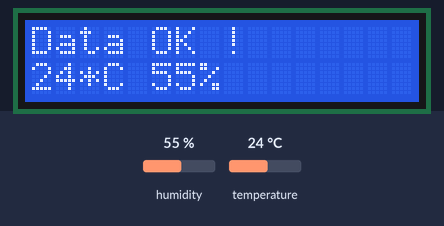
The sketch below on a simulated Arduino Mega 2560, built with avr-gcc and run on an emulated ATmega2560. Shown: 16×2 character LCD. The test bench sets the inputs (shaded band); at power-on: humidity 55 %, temperature 24 °C.

Above: at 2.6 s.
2.7 s: humidity set to 22 %
At 5.0 s:
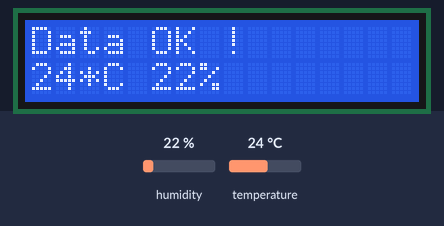
5.7 s: temperature set to 12 °C
At 7.5 s:
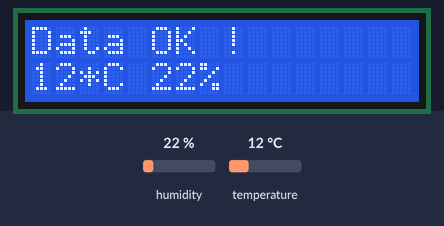
8.7 s: humidity set to 40 %
At 11.3 s:
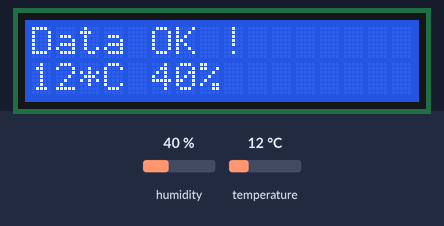
11.7 s: temperature set to 19 °C
At 12.6 s:
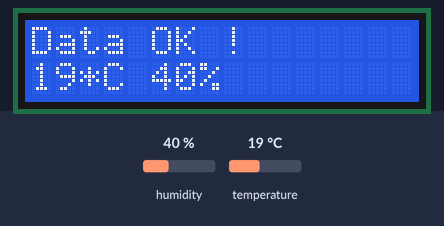
Timing chart, 0 to 14.7 s (numbered marks = the images above; inputs shaded):
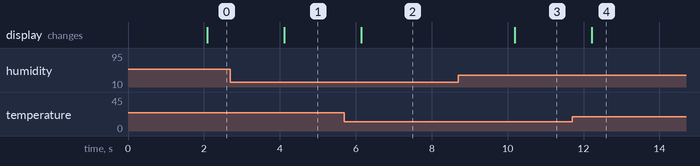

The sketch:

sketch_jun23a-ShieldMega-DHT11test.ino
```cpp
// include the library code:
#include <LiquidCrystal.h>
#include <SimpleDHT.h>
int pinDHT11 = 22;
SimpleDHT11 dht11;
// initialize the library with the numbers of the interface pins
LiquidCrystal lcd(8, 9, 4, 5, 6, 7);

byte h; //humidity
byte t; //temperature
bool ok = false;

void lcd_clr() {
//clear screen function
lcd.clear();
lcd.setCursor(0,0);
lcd.print("CLEAR SCREEN");
delay(1000);
//lcd_menu();
}

void show_humtemp(byte command, byte h, byte t) {

//lcd.clear();
delay (2000);

lcd.setCursor(0,0);
ok=dht11.read(pinDHT11, &t, &h, NULL);   // si ok=0, on a des données correctes
if (ok)lcd.print("No data !"); else lcd.print("Data OK !") ;
lcd.setCursor(0,1);
if (ok) {
  lcd.print("--");
  lcd.print("*C ");
  lcd.print("--");
  lcd.print("%");
  return;
}
lcd.print(t);
lcd.print("*C ");
lcd.print(h);
lcd.print("%");
//delay (500);
}

void humtemp() {
show_humtemp(10, h, t);
}

void setup() {
  // put your setup code here, to run once:
    lcd.begin(16, 2);
    lcd.clear();
}

void loop() {
  // put your main code here, to run repeatedly:
  humtemp();

}
```

Measured:
- after the input at 2.7 s, the display: changes after 1.4 s (image 1)
- after the input at 5.7 s, the display: changes after 0.44 s (image 2)
- after the input at 8.7 s, the display: changes after 1.5 s (image 3)
- after the input at 11.7 s, the display: changes after 0.52 s (image 4)
